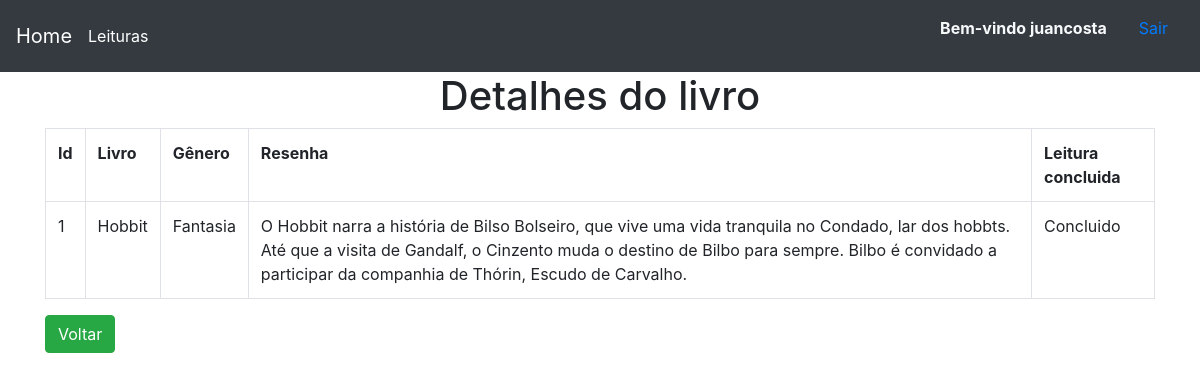
The app's page /minhas_leituras/1 (signed in) with its own data.
### gestao_leitura/models.py (models this page shows)
class Leituras(models.Model):
    STATUS_CHOICES = (
        ("Não iniciado", "Não iniciado"),
        ("Não Concluído", "Não Concluído"),
        ("Concluído", "Concluído")
    )
    GENERO_CHOICES = (
        ("Fantasia","Fantasia"),
        ("Humor","Humor"),
        ("Literatura Brasileira","Literatura Brasileira"),
        ("Romance","Romance"),
        ("Autoajuda","Autoajuda"),
        ("Biografia","Biografia"),
        ("Ficção científica","Ficção científica"),
        ("Distopia","Distopia" ),
        ("Ação e aventura","Ação e aventura"),
        ("Horror","Horror"),
        ("Thriller e Suspense","Thriller e Suspense")
    )
    livro = models.CharField(max_length=50)
    genero = models.CharField(max_length=50,default=False, choices=GENERO_CHOICES, blank=False, null=False)
    resenha = models.TextField(max_length=256)
    status = models.CharField(max_length=50,default=False, choices=STATUS_CHOICES, blank=False, null=False)

### gestao_leitura/views.py (the view)
# urls.py: path('minhas_leituras/<int:id_leituras>',views.detalhe,name='detalhe'),
def detalhe(request, id_leituras):
    dados = {
        'dados' : Leituras.objects.get(pk=id_leituras)
    }
    return render(request,'gestao_leitura/detalhe.html', dados)

### gestao_leitura/templates/gestao_leitura/detalhe.html
{% extends 'gestao_leitura/base.html' %}
{% block conteudo %}
<body>
    <h1 style='text-align: center;'>Detalhes do livro</h1>
    <div class="container">
    <table class='table table-hover table-bordered'>
        <tr>
            <th>Id</th>
            <th>Livro</th>
            <th>Gênero</th>
            <th>Resenha</th>
            <th>Leitura concluida</th>
        </tr>
        <tr>
            <td>{{dados.id}}</td>
            <td>{{dados.livro}}</td>
            <td>{{dados.genero}}</td>
            <td>{{dados.resenha}}</td>
            <td>{{dados.status}}</td>
        </tr>
    </table>
    <button class="btn btn-success"><a style='color:white;' href="{% url 'minhas_leituras' %}" >Voltar</a> </button>
</div>
{% endblock %}

### gestao_leitura/templates/gestao_leitura/base.html (shortened to what this page needs)
<!doctype html>
<html lang="en">
<head>
    <link rel="stylesheet" href="https://stackpath.bootstrapcdn.com/bootstrap/4.5.2/css/bootstrap.min.css"
>
</head>
<body>
    <nav class="navbar navbar-dark bg-dark">
        <a class="navbar-brand" href="{% url 'home' %}">Home</a>
        {% if user.is_authenticated %}
        <ul class="navbar-nav mr-auto mt-2 mt-lg-0">
            <li class="nav-item active">
              <a class="nav-link" href="{% url 'minhas_leituras' %}">Leituras <span class="sr-only">(current)</span></a>
            </li>
        </ul>
        {% endif %}
        <ul style="list-style: none;">
            {% if user.is_authenticated %}
            <li style="float: left">
                <strong class="nav-item nav-link text-light " >Bem-vindo {{user.get_username}}</strong>
            </li>
            <li style="float: left">
                <a class="nav-item nav-link" href="{% url 'logout' %}">Sair</a>
            </li>
            {% endif %}
        </ul>
    </nav>
    {% block conteudo %}
    {% endblock %}
</body>
</html>

### records on screen
Leituras: id "1", livro "Hobbit", genero "Fantasia", resenha "O Hobbit narra a história de Bilso Bolseiro, que vive uma vida tranquila no Condado, lar dos hobbts. Até que a visita de Gandalf, o Cinzento muda o destino de Bilbo para sempre. Bilbo é convidado a participar da companhia de Thórin, Escudo de Carvalho.", status "Concluido"

### other values on screen
{{ user.get_username }} "juancosta"
